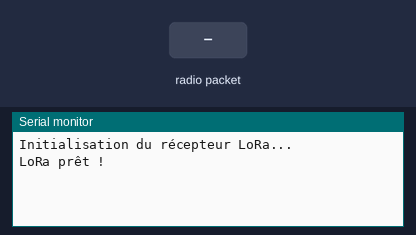
Recording of a sketch running on a simulated Arduino Uno, built with avr-gcc and run on an emulated ATmega328P. Parts: the last lines printed to the serial monitor. The test bench sets the inputs (shaded band). No radio packets arrive unless stated.

Above: at 1.2 s.
1.3 s: radio packet "1" arrives
At 2.5 s:
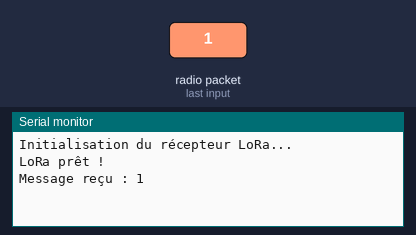
2.8 s: radio packet "0" arrives
At 3.7 s:
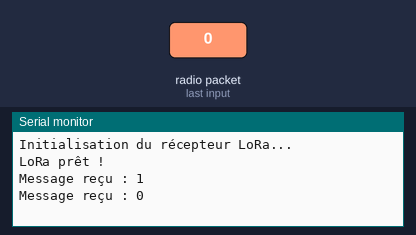
4.3 s: radio packet "2" arrives
At 4.8 s:
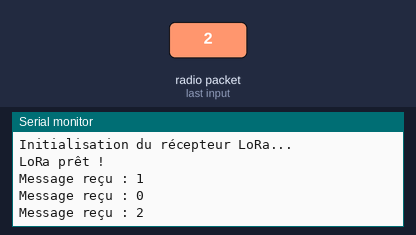

The sketch:

LoRaReceiver.ino
```cpp
#include <LoRa.h>

void setup() {
  Serial.begin(9600);
  while (!Serial);

  Serial.println("Initialisation du récepteur LoRa...");

  // Initialisation LoRa à 868 MHz
  if (!LoRa.begin(867.1E6)) { // Fréquence pour l'Europe
    Serial.println("Erreur lors de l'initialisation LoRa");
    while (1);
  }

  // Configuration du spreading factor (identique à l'émetteur)
  LoRa.setSpreadingFactor(7); // SF7

  // (Optionnel) Configuration de la bande passante et du coding rate
  LoRa.setSignalBandwidth(125E3); // 125 kHz
  LoRa.setCodingRate4(5); // 4/5

  Serial.println("LoRa prêt !");
}

void loop() {
  int packetSize = LoRa.parsePacket();
  if (packetSize) {
    Serial.print("Message reçu : ");

    // Lire les données reçues
    while (LoRa.available()) {
      char message = (char)LoRa.read();
      Serial.print(message);
    }
    Serial.println();
  }
}
```

Measured:
- after the input at 1.3 s, the serial monitor: prints a new line at once (image 1)
- after the input at 2.8 s, the serial monitor: prints a new line at once (image 2)
- after the input at 4.3 s, the serial monitor: prints a new line at once (image 3)
